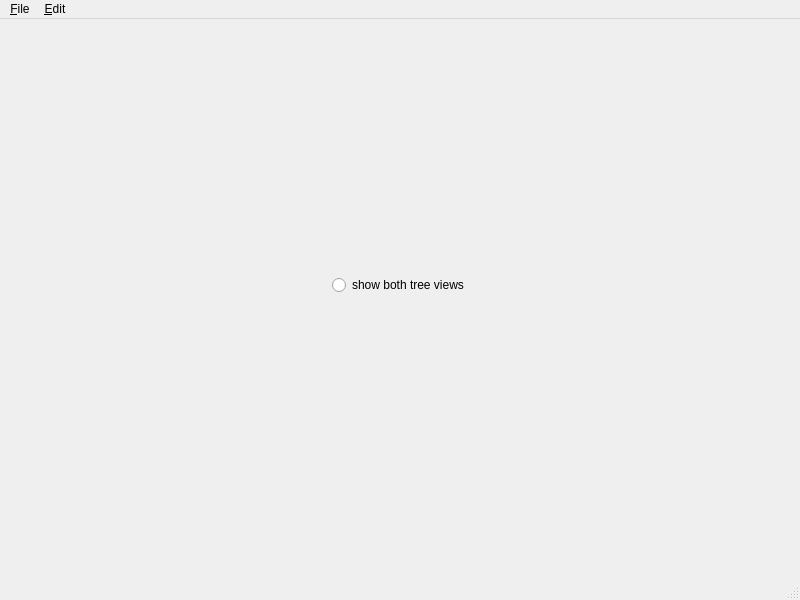
<?xml version="1.0" encoding="UTF-8"?>
<ui version="4.0">
 <class>MainPanel</class>
 <widget class="QMainWindow" name="MainPanel">
  <property name="geometry">
   <rect>
    <x>0</x>
    <y>0</y>
    <width>800</width>
    <height>600</height>
   </rect>
  </property>
  <property name="windowTitle">
   <string>PixLib DBeditor</string>
  </property>
  <widget class="QWidget" name="centralwidget">
   <layout class="QVBoxLayout" name="verticalLayout">
    <item>
     <layout class="QVBoxLayout" name="combLayout">
      <item>
       <layout class="QHBoxLayout" name="topLayout">
        <item>
         <spacer name="spacer4">
          <property name="orientation">
           <enum>Qt::Horizontal</enum>
          </property>
          <property name="sizeType">
           <enum>QSizePolicy::Expanding</enum>
          </property>
          <property name="sizeHint" stdset="0">
           <size>
            <width>71</width>
            <height>21</height>
           </size>
          </property>
         </spacer>
        </item>
        <item>
         <widget class="QRadioButton" name="viewButton">
          <property name="text">
           <string>show both tree views</string>
          </property>
         </widget>
        </item>
        <item>
         <spacer name="spacer3">
          <property name="orientation">
           <enum>Qt::Horizontal</enum>
          </property>
          <property name="sizeType">
           <enum>QSizePolicy::Expanding</enum>
          </property>
          <property name="sizeHint" stdset="0">
           <size>
            <width>121</width>
            <height>21</height>
           </size>
          </property>
         </spacer>
        </item>
       </layout>
      </item>
      <item>
       <spacer name="spacer9">
        <property name="orientation">
         <enum>Qt::Vertical</enum>
        </property>
        <property name="sizeType">
         <enum>QSizePolicy::Fixed</enum>
        </property>
        <property name="sizeHint" stdset="0">
         <size>
          <width>21</width>
          <height>25</height>
         </size>
        </property>
       </spacer>
      </item>
     </layout>
    </item>
   </layout>
  </widget>
  <widget class="QMenuBar" name="menubar">
   <property name="geometry">
    <rect>
     <x>0</x>
     <y>0</y>
     <width>800</width>
     <height>21</height>
    </rect>
   </property>
   <widget class="QMenu" name="fileMenu">
    <property name="title">
     <string>&amp;File</string>
    </property>
    <addaction name="fileNewAction"/>
    <addaction name="fileOpenAction"/>
    <addaction name="fileCloseAction"/>
    <addaction name="separator"/>
    <addaction name="fileExitAction"/>
   </widget>
   <widget class="QMenu" name="editMenu">
    <property name="title">
     <string>&amp;Edit</string>
    </property>
    <addaction name="editCutAction"/>
    <addaction name="editCopyAction"/>
    <addaction name="editPasteAction"/>
    <addaction name="editPasteTreeAction"/>
    <addaction name="editPasteRenameTreeAction"/>
    <addaction name="separator"/>
    <addaction name="editAdd_DBInquireAction"/>
    <addaction name="editAdd_DBFieldAction"/>
    <addaction name="editDelete_DB_objectAction"/>
   </widget>
   <addaction name="fileMenu"/>
   <addaction name="editMenu"/>
  </widget>
  <widget class="QStatusBar" name="statusbar"/>
  <action name="fileNewAction">
   <property name="text">
    <string>&amp;New</string>
   </property>
   <property name="shortcut">
    <string>Ctrl+N</string>
   </property>
  </action>
  <action name="fileOpenAction">
   <property name="text">
    <string>&amp;Open</string>
   </property>
   <property name="shortcut">
    <string>Ctrl+O</string>
   </property>
  </action>
  <action name="fileCloseAction">
   <property name="text">
    <string>C&amp;lose all files</string>
   </property>
   <property name="shortcut">
    <string>Ctrl+L</string>
   </property>
  </action>
  <action name="fileExitAction">
   <property name="text">
    <string>E&amp;xit</string>
   </property>
  </action>
  <action name="editCutAction">
   <property name="text">
    <string>C&amp;ut</string>
   </property>
   <property name="shortcut">
    <string>Ctrl+X</string>
   </property>
  </action>
  <action name="editCopyAction">
   <property name="text">
    <string>&amp;Copy</string>
   </property>
   <property name="shortcut">
    <string>Ctrl+C</string>
   </property>
  </action>
  <action name="editPasteAction">
   <property name="text">
    <string>&amp;Paste</string>
   </property>
   <property name="shortcut">
    <string>Ctrl+V</string>
   </property>
  </action>
  <action name="editPasteTreeAction">
   <property name="text">
    <string>Paste &amp;Tree</string>
   </property>
   <property name="shortcut">
    <string>Ctrl+T</string>
   </property>
  </action>
  <action name="editPasteRenameTreeAction">
   <property name="text">
    <string>Paste, &amp;Rename Tree</string>
   </property>
   <property name="shortcut">
    <string>Ctrl+R</string>
   </property>
  </action>
  <action name="editAdd_DBInquireAction">
   <property name="text">
    <string>Add DBInquire</string>
   </property>
  </action>
  <action name="editAdd_DBFieldAction">
   <property name="text">
    <string>Add DBField</string>
   </property>
  </action>
  <action name="editDelete_DB_objectAction">
   <property name="text">
    <string>Delete DBObject</string>
   </property>
   <property name="toolTip">
    <string>Delete DB object</string>
   </property>
  </action>
 </widget>
 <resources/>
 <connections/>
</ui>
